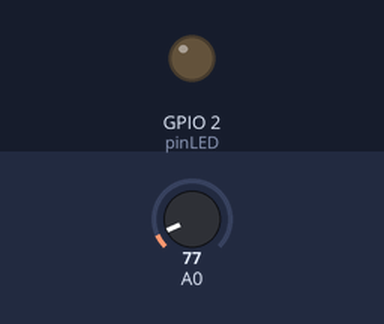
The sketch below on a simulated ESP8266 (NodeMCU). On the bench: output pins drawn as LEDs (lit = HIGH). The test bench sets the inputs (shaded band); at power-on: A0 = 77. WiFi joins after 1.5 s; servers stay silent unless stated; not simulated (calls return 0 or success): myprivate.h.

Above: at 1.55 s.
At 9.7 s:
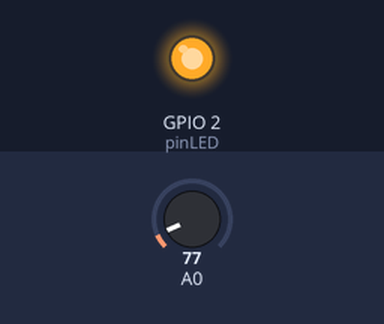
Timing chart, 0 to 22.7 s (numbered marks = the images above):
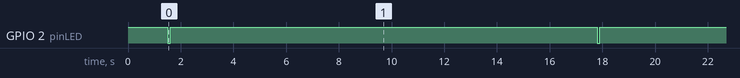

Measured:
- by itself, GPIO 2 (pinLED): alternates HIGH for 16.2 s and LOW for 0.10 s

The sketch:

ESP0001_LM35DZ_thingSpeak.ino
```cpp
/*
 *  Reference :
 *  http://www.seeedstudio.com/recipe/377-esp8266-iot-energy-monitor.html
 */

#include <ESP8266WiFi.h>
#include "myprivate.h"			  // Api Key, AP name, Ap password define!!

const int pinLED = 2;              // Internal pin of ESP-12F (GPIO-02)

String apiKey = MY_APIKEY;         // your ThingSpeak API key
const char* server = "api.thingspeak.com";

WiFiClient client;

void setup() {
  pinMode(pinLED, OUTPUT);
  digitalWrite(pinLED, HIGH);

  WiFi.begin(MY_AP, MY_AP_PWD);
  while (WiFi.status() != WL_CONNECTED) {
    delay(500);
  }
}

void loop() {
  int readValue = analogRead(A0);
  float temperature = (float) readValue * 100.0 / 1024.0;

  digitalWrite(pinLED, LOW);
  delay(100);
  digitalWrite(pinLED, HIGH);

  if (client.connect(server,80)) {
    String postStr = apiKey;
           postStr +="&field1=";
           postStr += String(temperature);
           postStr += "\r\n\r\n";

     client.print("POST /update HTTP/1.1\n");
     client.print("Host: api.thingspeak.com\n");
     client.print("Connection: close\n");
     client.print("X-THINGSPEAKAPIKEY: "+apiKey+"\n");
     client.print("Content-Type: application/x-www-form-urlencoded\n");
     client.print("Content-Length: ");
     client.print(postStr.length());
     client.print("\n\n");
     client.print(postStr);
  }
  client.stop();
  delay(16000);    // ThingSpeak needs minimum 15 sec delay between updates
}
```

.ino.cpp
```cpp
#ifdef __IN_ECLIPSE__
//This is a automatic generated file
//Please do not modify this file
//If you touch this file your change will be overwritten during the next build
//This file has been generated on 2016-11-10 21:08:01

#include "Arduino.h"
#include <ESP8266WiFi.h>
#include "myprivate.h"
void setup() ;
void loop() ;

#include "ESP0001_LM35DZ_thingSpeak.ino"


#endif
```
